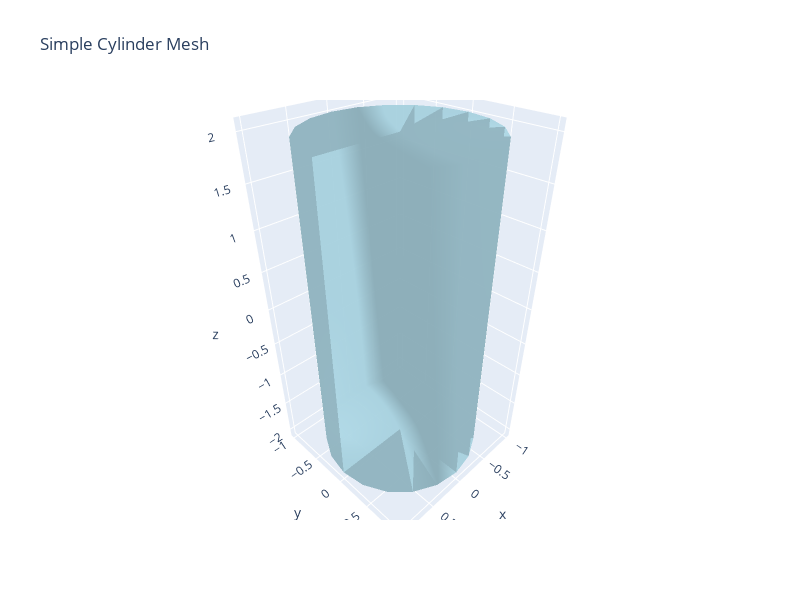

The notebook cell saved with this chart:
### Markdown cell above
## 3D Visualization

### Code cell
# Visualize the cylinder
mm.visualize_mesh_3d(
    title="Simple Cylinder Mesh",
    color="lightblue"
)
